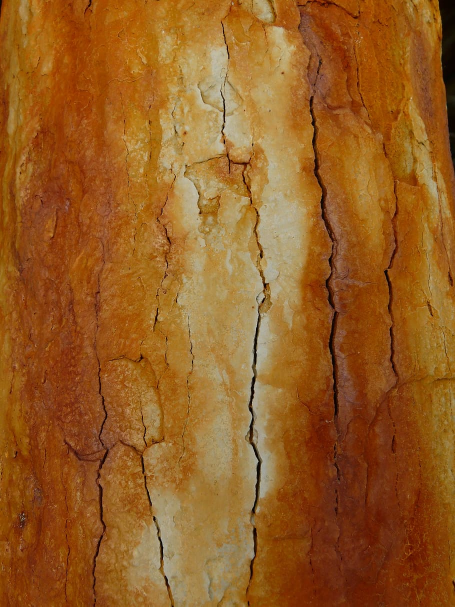
#> input picture sample_4.jpg, 910 x 1213 px (shown at 1/2 size)
$ python -i analisys_craks.py   (imports and definitions only)
#> lines starting #> are read from the running program, lines starting #| are printed output that depends on the picture; after the words box and inside, x2 and y2 are one past the last pixel; in counts of white or black regions, pixels touching at a corner belong together
#> further down, picture is the input picture: shape (1213, 910, 3); mean B, G, R 35, 92.9, 149.2
import numpy as np
import cv2 as cv


class Settings:
    def __init__(self):
        self.resolution = [1280, 720]
        self.gauss_blr = [5, 5]
        self.thr_lower_limit = 105
        self.thr_upper_limit = 255
        self.thr_gauss_1th_coef = 53
        self.thr_gauss_2nd_coef = 11
        self.min_area = 100
        self.lower_limit_elongation = 30


class Pic:
    def __init__(self, img):
        self.img = img
        self.settings = Settings()

    def res(self):
        resized = cv.resize(self.img, (self.settings.resolution[0], self.settings.resolution[1]),
                            interpolation=cv.INTER_AREA)
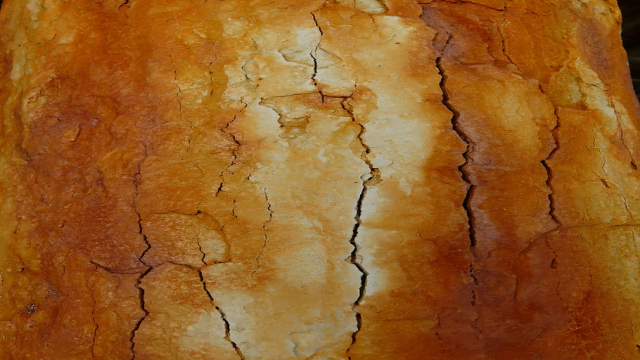
#> resized: shape (720, 1280, 3) (shown at 1/2 size); mean B, G, R 34.9, 92.8, 149.1
        return resized

    def gray(self):
        gray = cv.cvtColor(self.res(), cv.COLOR_BGR2GRAY)
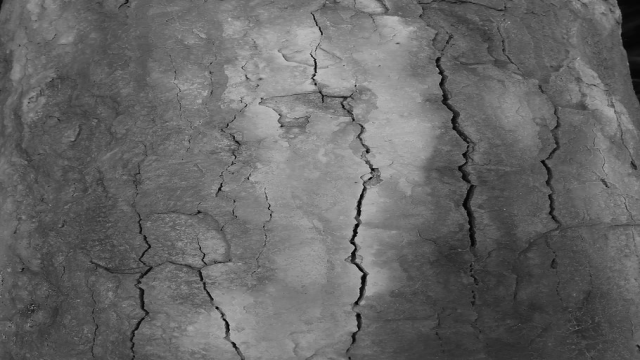
#> gray: shape (720, 1280) (shown at 1/2 size); min 1, max 219, mean 103
        return gray

    def blur(self):
        blur = cv.GaussianBlur(self.gray(), (self.settings.gauss_blr[0], self.settings.gauss_blr[1]), 0)
        return blur

    # [4 lines left out: function thr, not called in this run]

    def adapt_thr(self):
        adapt_thr = cv.adaptiveThreshold(self.blur(), 255, cv.ADAPTIVE_THRESH_GAUSSIAN_C, cv.THRESH_BINARY_INV,
                                         self.settings.thr_gauss_1th_coef, self.settings.thr_gauss_2nd_coef)
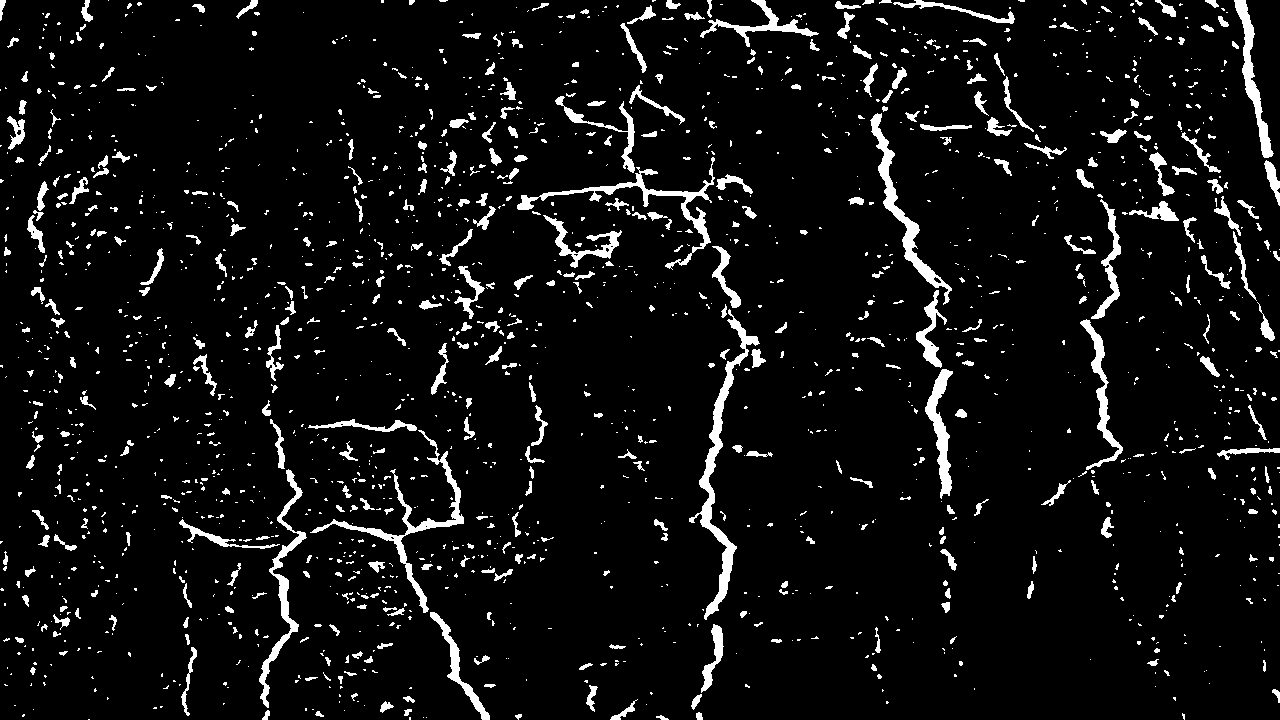
#> adapt_thr: shape (720, 1280); 6.4% white; 1832 white regions (1371 under 20 px), largest, box (x1, y1, x2, y2) and area: (689, 309, 760, 620) 2891, (310, 430, 464, 613) 2136, (517, 157, 715, 270) 2010
        adapt_thr = cv.copyMakeBorder(adapt_thr, 1, 1, 1, 1, cv.BORDER_CONSTANT, None, (0, 0, 0))
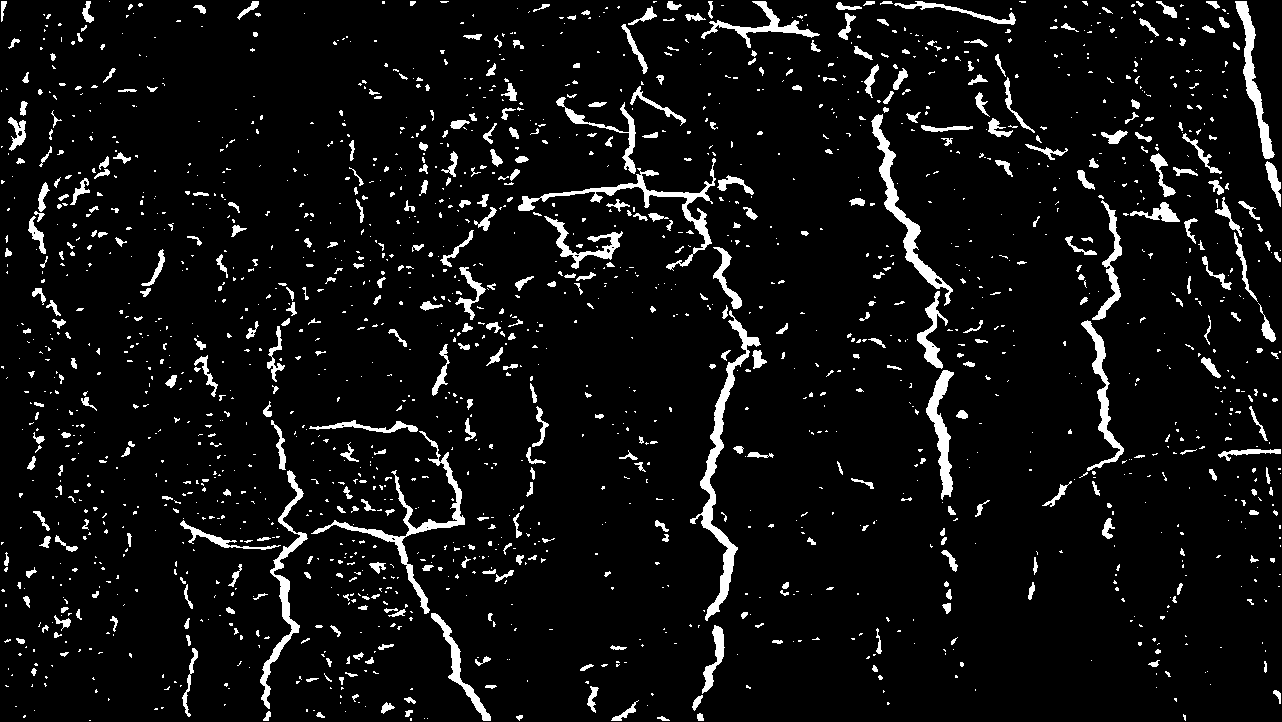
#> adapt_thr: shape (722, 1282); 6.4% white; 1832 white regions (1371 under 20 px)
        return adapt_thr

    def contours(self):
        contours_all, _ = cv.findContours(self.adapt_thr(), cv.RETR_TREE, cv.CHAIN_APPROX_SIMPLE)
#> contours_all = 1850 contours, 1542 with area under 20; largest, box (x1, y1, x2, y2) and area: (690, 310, 761, 621) 2525, (871, 114, 953, 306) 1791, (311, 431, 465, 614) 1722, (518, 158, 716, 271) 1573, (260, 470, 308, 709) 1458
        contours = []
        for contour in contours_all:
            if cv.contourArea(contour) >= self.settings.min_area:
                contours.append(contour)
#> this loop made 1850 passes
#> after the loop, contours = 66 contours; largest, box (x1, y1, x2, y2) and area: (690, 310, 761, 621) 2525, (871, 114, 953, 306) 1791, (311, 431, 465, 614) 1722, (518, 158, 716, 271) 1573, (260, 470, 308, 709) 1458
        return contours

    def number_of_contours(self):
        number_of_contours = len(self.contours())
        return number_of_contours

    # [9 lines left out: function contour_area, not called in this run]

    def total_area(self):
        total_area = sum(self.contour_area())
        return total_area

    def average_area(self):
        average_area = self.total_area() / self.number_of_contours()
        return average_area

    # [20 lines left out: functions percent_of_area, percent_log, draw_contours, not called in this run]

    def mask_dark(self):
        mask = np.zeros(self.gray().shape, np.uint8)
        mask = cv.fillPoly(mask, self.contours(), color=(255, 255, 255))
#> mask: shape (720, 1280); 3.5% white; 66 white regions, largest, box (x1, y1, x2, y2) and area: (690, 310, 761, 621) 2891, (311, 431, 465, 614) 2141, (871, 114, 953, 306) 2014
        return mask

    def betwise_gray(self):
        img_thresh_gray = cv.bitwise_and(self.gray(), self.mask_dark())
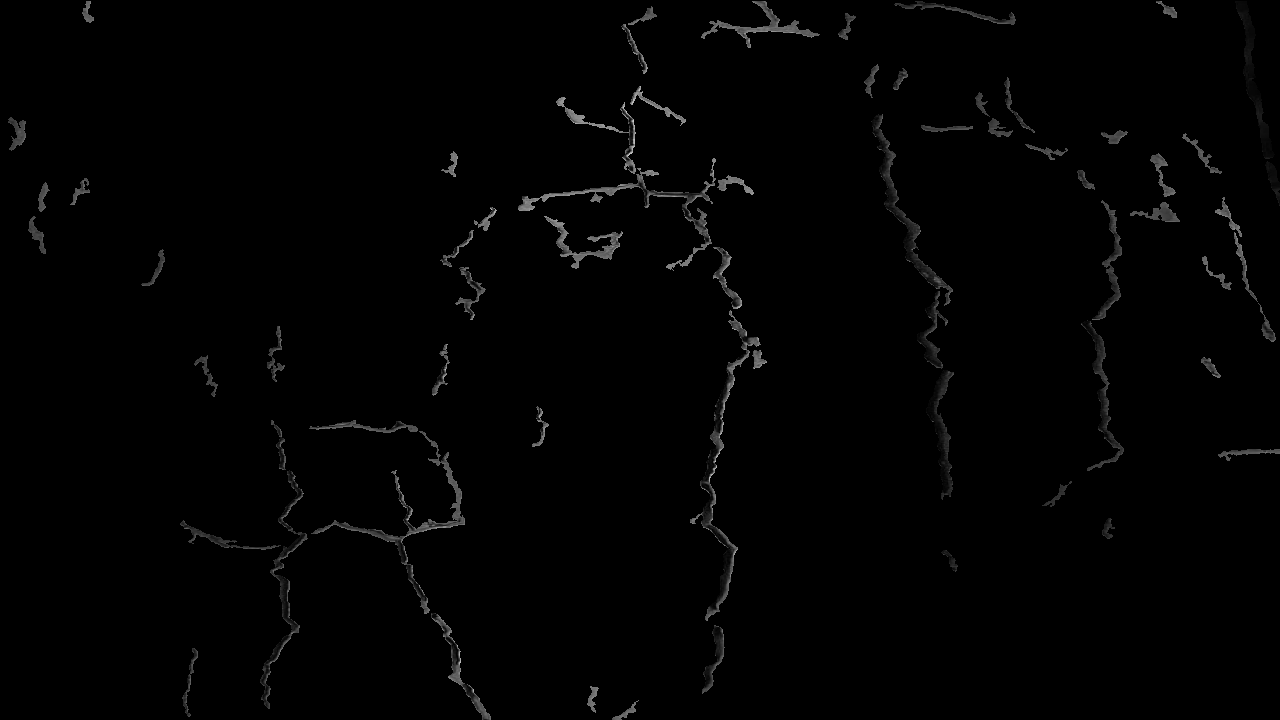
#> img_thresh_gray: shape (720, 1280); min 0, max 206, mean 2.3
        return img_thresh_gray

>>> import cv2
>>> picture = cv2.imread('sample_4.jpg')
>>> result = Pic(picture).betwise_gray()

$ run again, on sample_6.JPG
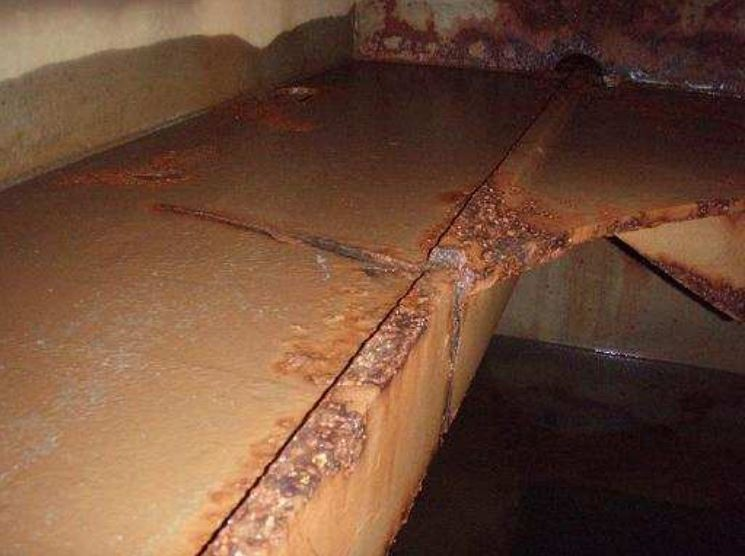
#> input picture sample_6.JPG, 745 x 556 px
#> picture is the input picture: shape (556, 745, 3); mean B, G, R 55, 75.1, 109.9
#> in adapt_thr, `adapt_thr = cv.copyMakeBorder(adapt_thr, 1, 1, 1, 1, cv.BORDER_CONSTAN..`:
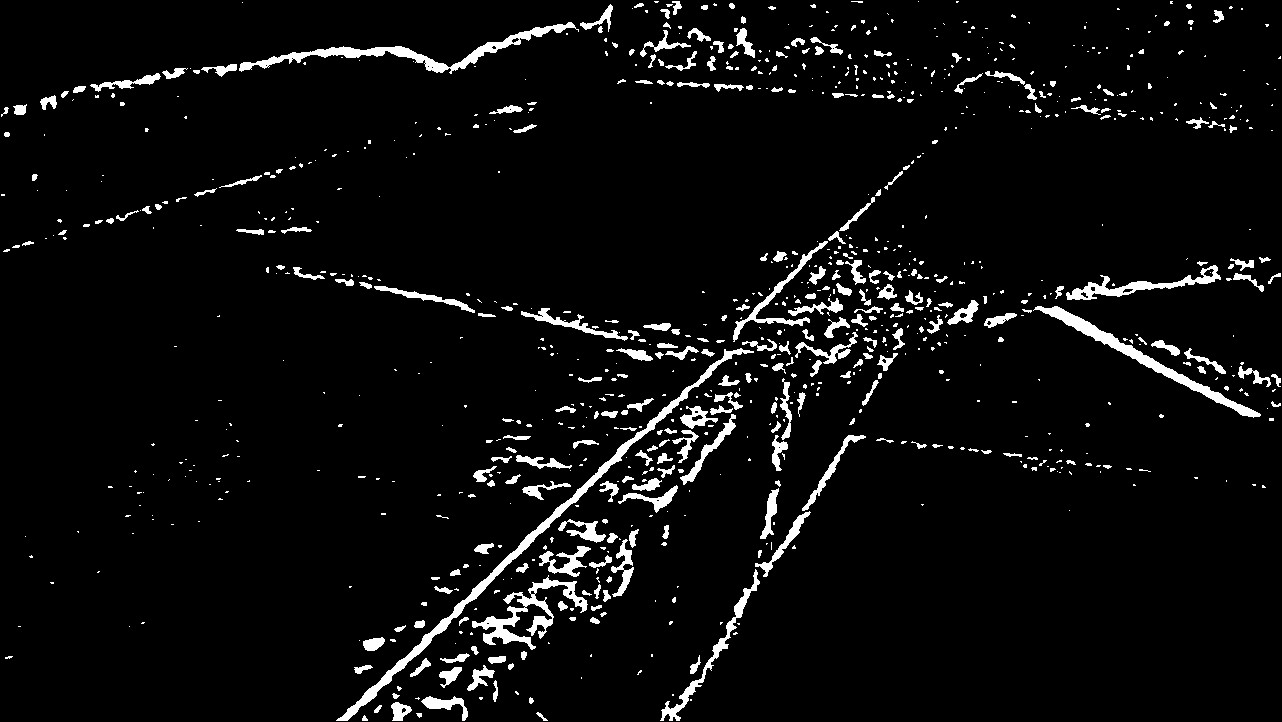
#> adapt_thr: shape (722, 1282); 4.9% white; 940 white regions (639 under 20 px)
#> contours_all = 971 contours, 757 with area under 20; largest, box (x1, y1, x2, y2) and area: (336, 348, 754, 721) 3312, (239, 22, 579, 74) 2272, (1033, 306, 1261, 418) 2067, (472, 575, 588, 650) 1746, (1066, 265, 1221, 300) 1229
#> the loop in contours, `for contour in contours_all:` made 971 passes
#> after the loop in contours, `for contour in contours_all:`: contours = 63 contours; largest, box (x1, y1, x2, y2) and area: (336, 348, 754, 721) 3312, (239, 22, 579, 74) 2272, (1033, 306, 1261, 418) 2067, (472, 575, 588, 650) 1746, (1066, 265, 1221, 300) 1229
#> in betwise_gray, `img_thresh_gray = cv.bitwise_and(self.gray(), self.mask_dark())`:
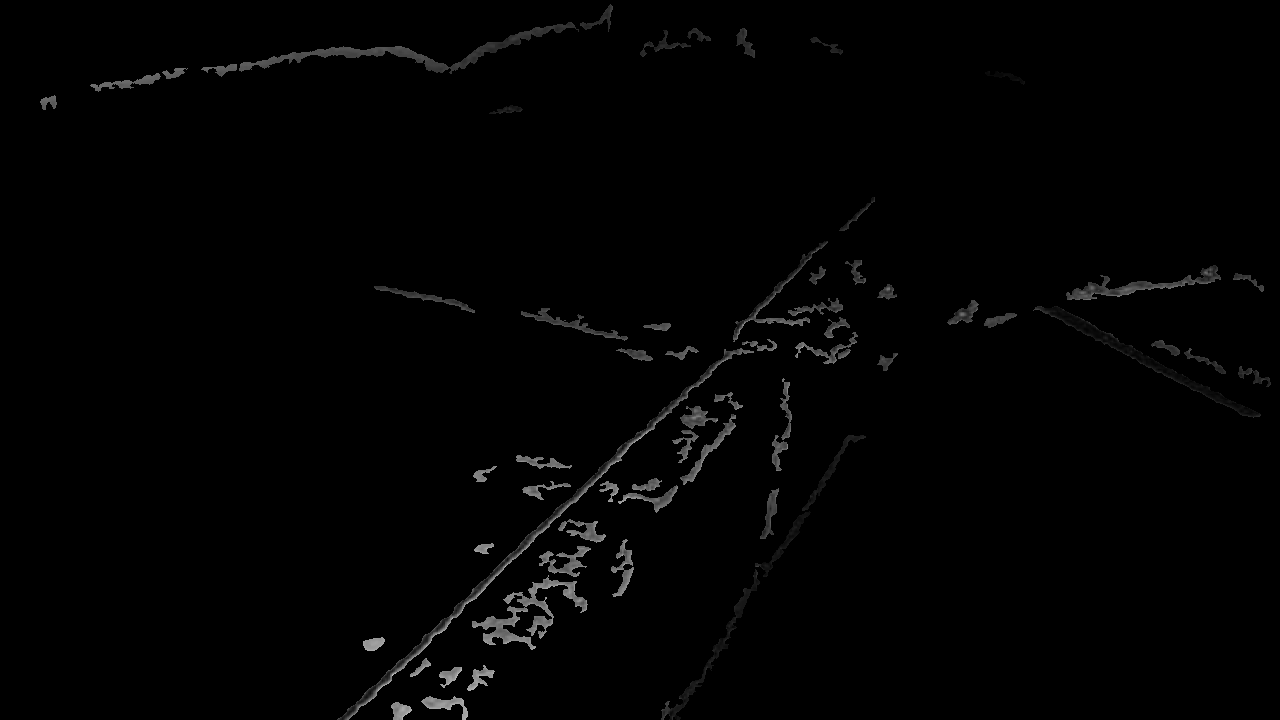
#> img_thresh_gray: shape (720, 1280); min 0, max 203, mean 2.5

$ run again, on sample_7.JPG
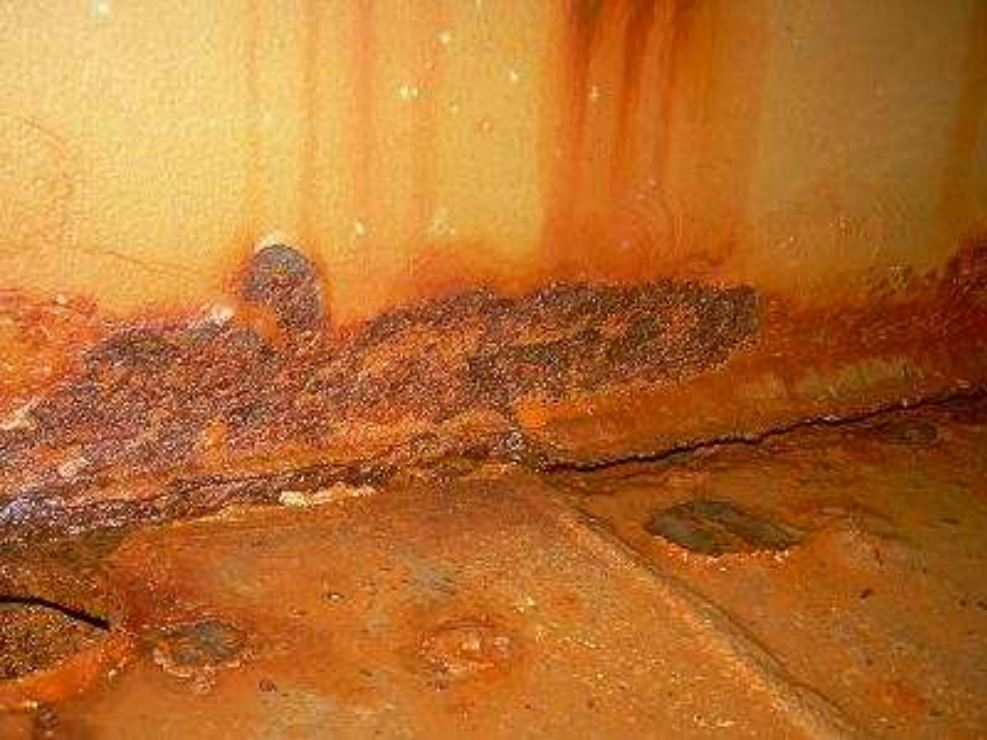
#> input picture sample_7.JPG, 987 x 740 px
#> picture is the input picture: shape (740, 987, 3); mean B, G, R 46.1, 109.9, 181.9
#> in adapt_thr, `adapt_thr = cv.copyMakeBorder(adapt_thr, 1, 1, 1, 1, cv.BORDER_CONSTAN..`:
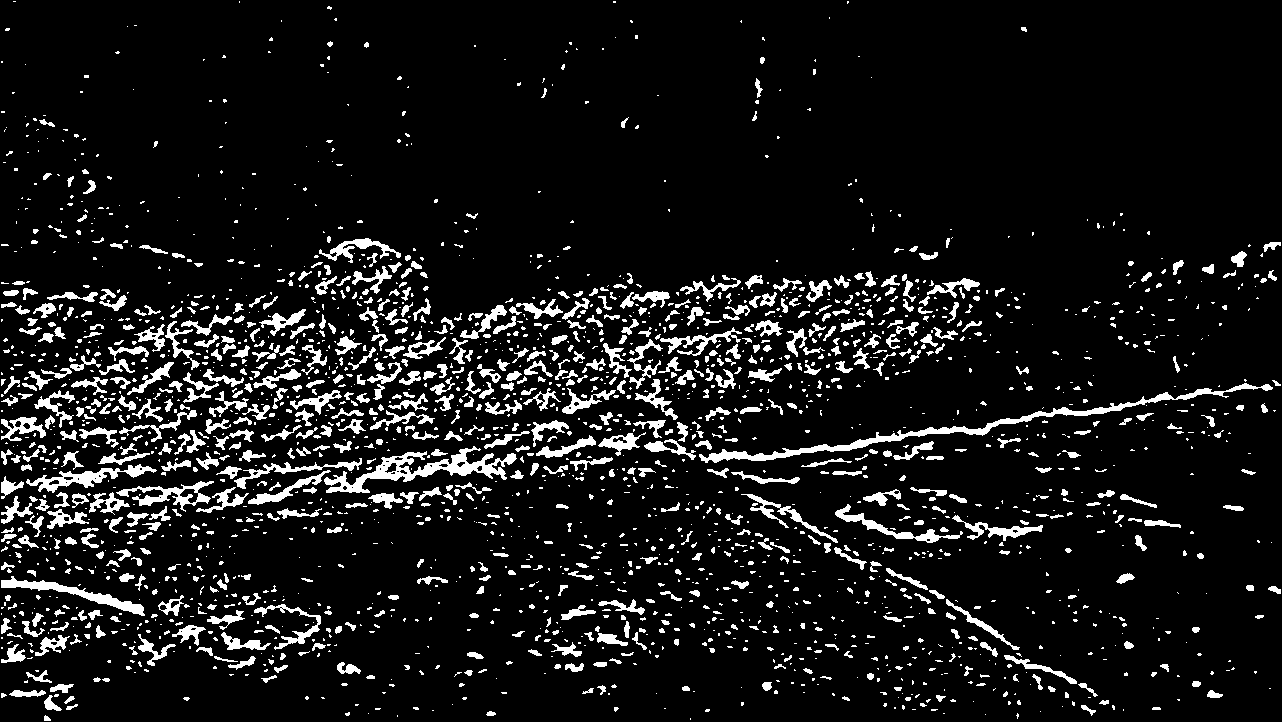
#> adapt_thr: shape (722, 1282); 9.1% white; 2365 white regions (1572 under 20 px)
#> contours_all = 2448 contours, 1872 with area under 20; largest, box (x1, y1, x2, y2) and area: (699, 383, 1273, 463) 2596, (324, 446, 517, 493) 2360, (1, 576, 145, 616) 1032, (26, 464, 157, 493) 1001, (116, 481, 214, 512) 874
#> the loop in contours, `for contour in contours_all:` made 2448 passes
#> after the loop in contours, `for contour in contours_all:`: contours = 127 contours; largest, box (x1, y1, x2, y2) and area: (699, 383, 1273, 463) 2596, (324, 446, 517, 493) 2360, (1, 576, 145, 616) 1032, (26, 464, 157, 493) 1001, (116, 481, 214, 512) 874
#> in betwise_gray, `img_thresh_gray = cv.bitwise_and(self.gray(), self.mask_dark())`:
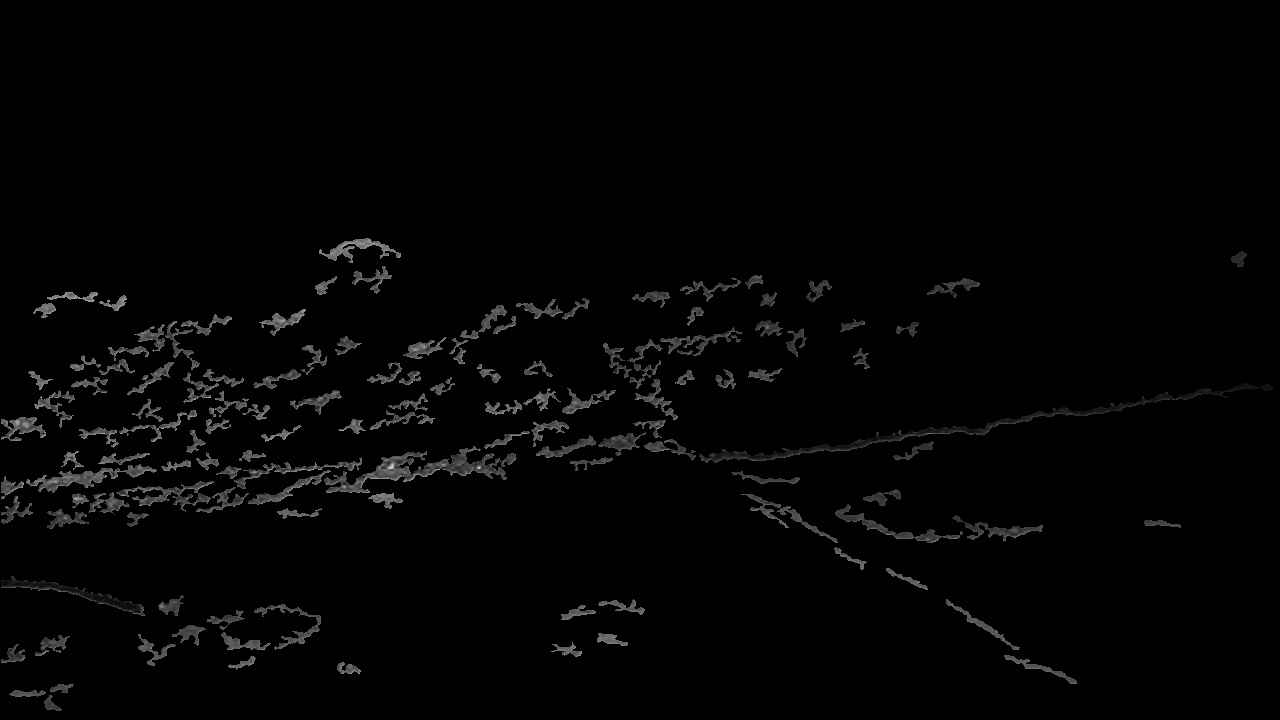
#> img_thresh_gray: shape (720, 1280); min 0, max 214, mean 3.7
